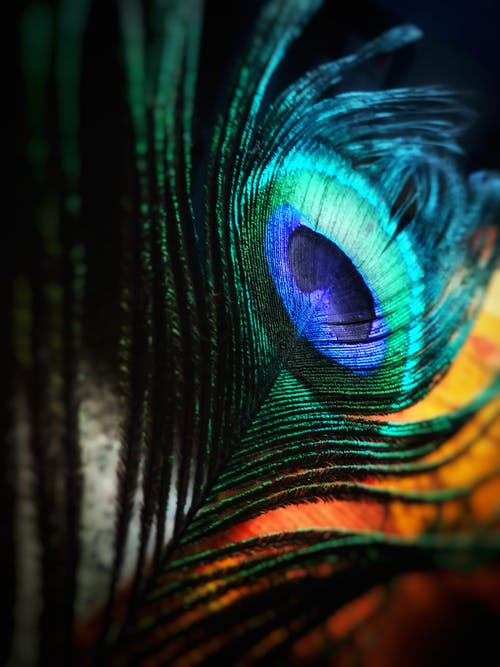
#> input picture assets/swirly.jpeg, 500 x 667 px
$ python tut1.py
#> lines starting #> are read from the running program, lines starting #| are printed output that depends on the picture
import cv2

img = cv2.imread('assets/swirly.jpeg', -1)
#> img is the input picture: shape (667, 500, 3); mean B, G, R 43.8, 49, 34.6
img = cv2.resize(img, (0,0), fx=0.5, fy = 0.5)
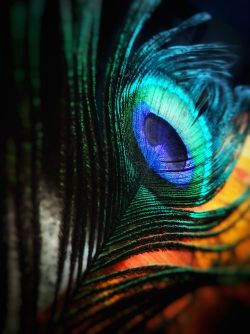
#> img: shape (334, 250, 3); mean B, G, R 43.8, 49, 34.7
img = cv2.rotate(img, cv2.cv2.ROTATE_90_CLOCKWISE)
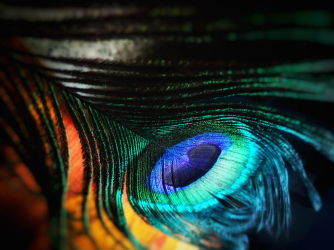
#> img: shape (250, 334, 3); mean B, G, R 43.8, 49, 34.7
cv2.imshow('image', img)


cv2.imwrite("new_img.jpeg", img)

cv2.waitKey(0)
cv2.destroyAllWindows()

$ run again, with assets/face.jpeg copied over assets/swirly.jpeg
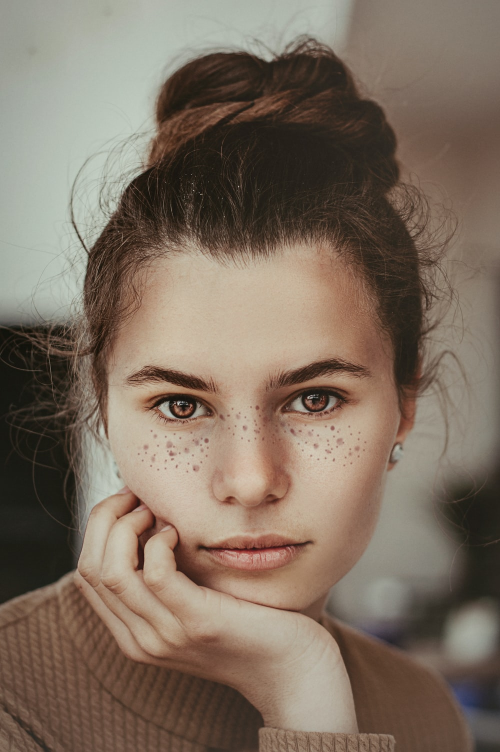
#> input picture assets/face.jpeg, 1000 x 1504 px (shown at 1/2 size)
#> img is the input picture: shape (1504, 1000, 3); mean B, G, R 96.5, 110.9, 126.2
#> `img = cv2.resize(img, (0,0), fx=0.5, fy = 0.5)`:
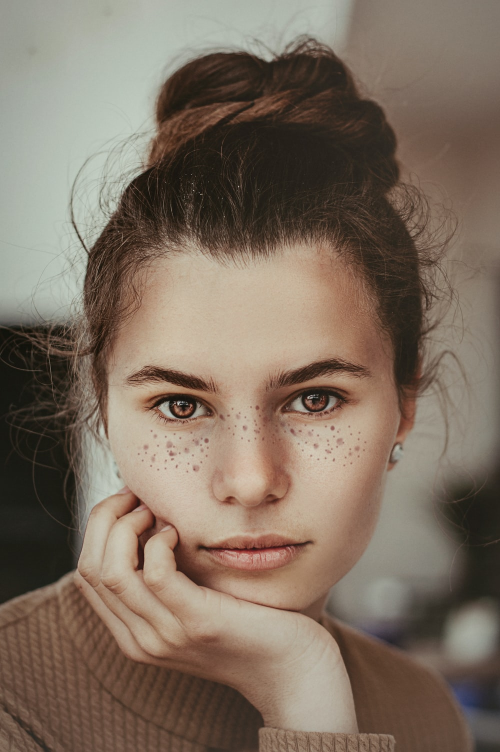
#> img: shape (752, 500, 3); mean B, G, R 96.6, 111, 126.3
#> `img = cv2.rotate(img, cv2.cv2.ROTATE_90_CLOCKWISE)`:
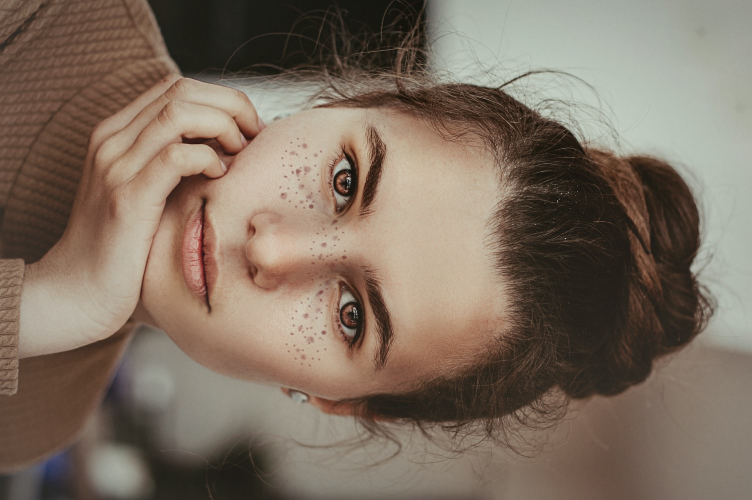
#> img: shape (500, 752, 3); mean B, G, R 96.6, 111, 126.3

$ run again, with assets/soccer_practice.jpeg copied over assets/swirly.jpeg
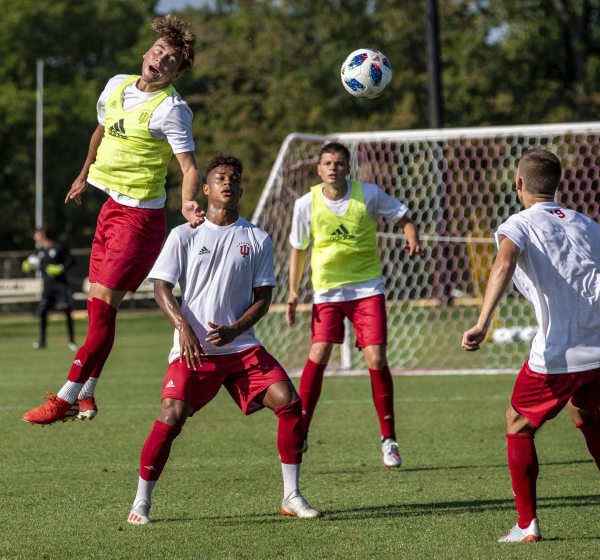
#> input picture assets/soccer_practice.jpeg, 1200 x 1119 px (shown at 1/2 size)
#> img is the input picture: shape (1119, 1200, 3); mean B, G, R 70.9, 96, 102.6
#> `img = cv2.resize(img, (0,0), fx=0.5, fy = 0.5)`:
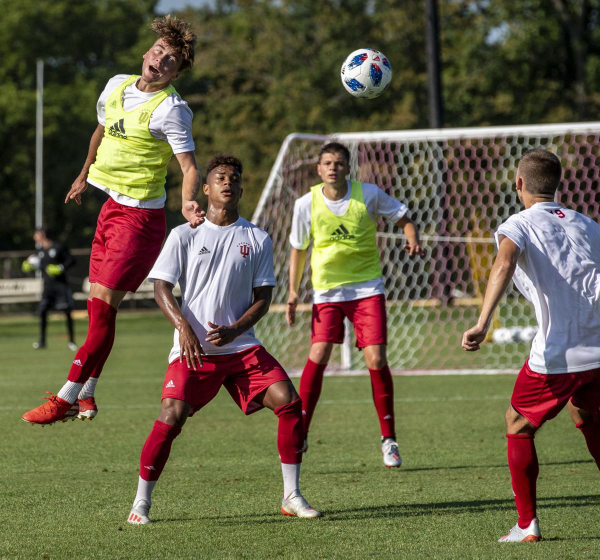
#> img: shape (560, 600, 3); mean B, G, R 71.1, 96.1, 102.7
#> `img = cv2.rotate(img, cv2.cv2.ROTATE_90_CLOCKWISE)`:
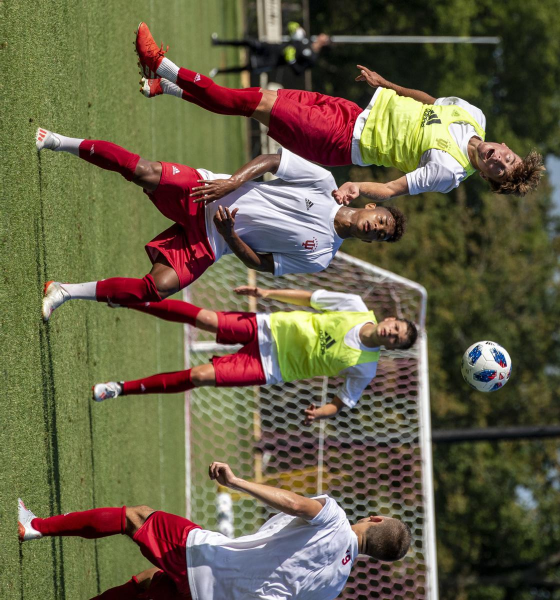
#> img: shape (600, 560, 3); mean B, G, R 71.1, 96.1, 102.7
